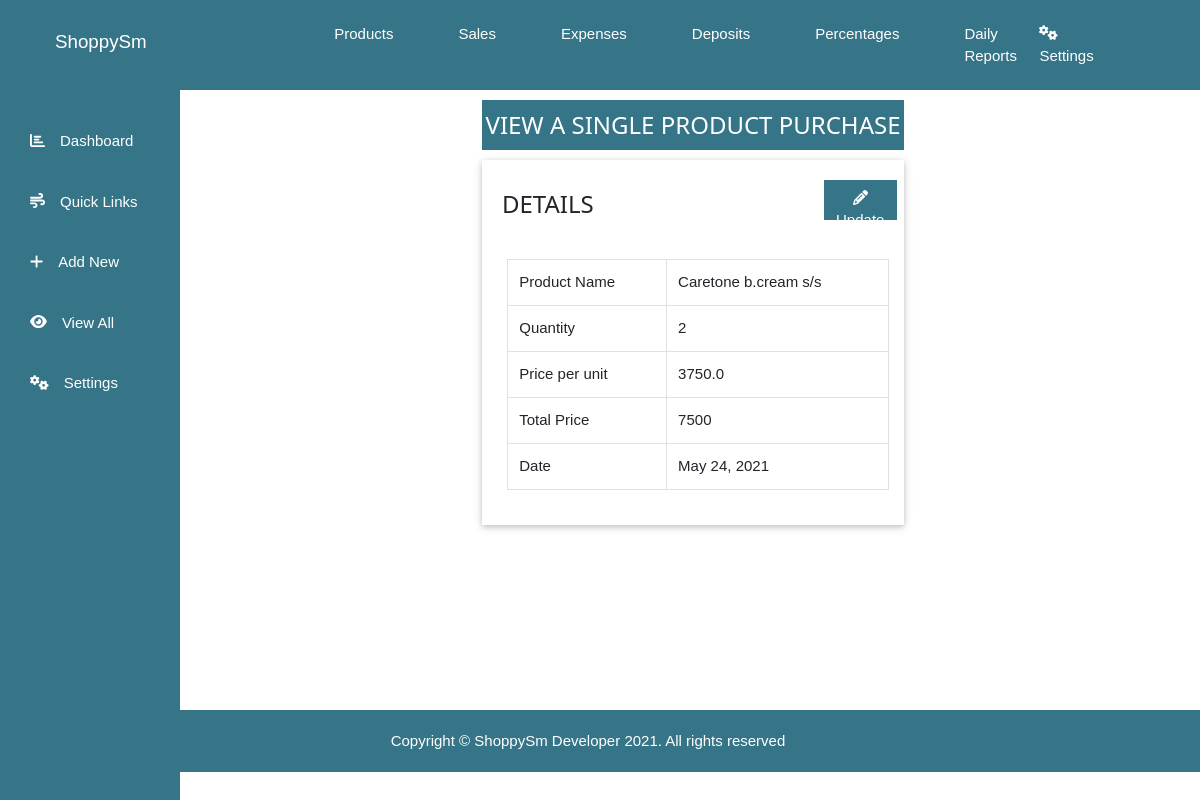
Page /view/purchases/27/ (signed in) on the committed database.
### istock_app/models.py (models this page shows, shortened)
class Purchase(models.Model):
    product = models.ForeignKey(products, related_name = 'product', null = True, blank = True, on_delete = models.CASCADE)
    product_name = models.CharField(max_length = 200)
    quantity = models.PositiveIntegerField(default = 0)
    quantity_before = models.PositiveIntegerField(default = 0)
    quantity_after = models.PositiveIntegerField(default = 0)
    total_price = models.PositiveIntegerField(default = 0)
    date = models.DateField()
    class Meta:
        verbose_name_plural = 'Purchases'
    def price_per_unit(self):
        return self.total_price/self.quantity

### istock_app/views.py (the view)
# urls.py: path('view/purchases/<int:id>/', views.view_purchase, name='view_purchase'),
@login_required
def view_purchase(request, id):
    get_data = get_object_or_404(Purchase, pk = id)
    context = {
        'purchase': get_data,
    }
    myTemplate =  'istock/viewSinglePurchase.html'
    return render(request,myTemplate,context)

### accounts/models.py (called while the page is built)
    def __str__(self):
        return self.username

### istock_app/templates/istock/viewSinglePurchase.html (shortened to what this page needs)
{% extends 'istock/base.html' %}
{% block content %}
<div class="outer-container">
  <div class="row">
    <div class="contents">
      <div class="col-md-6 offset-md-3">
        <div class="heading">
          <h3>VIEW A SINGLE PRODUCT PURCHASE </h3>
        </div>
        <div class=" w3-card">
          <div class="btn-head">
              <h3>DETAILS</h3>
              <a href="{% url 'update_purchase' purchase.id %}"><button type="button" class="btn" name="button"><i class="fa fa-pencil "></i>Update</button></a>
          </div>
          <table class="table table-hover table-bordered">
            <tbody>
              <tr>
                <td>Product Name</td>
                <td>{{purchase.product_name}}</td>
              </tr>
              <tr>
                <td>Quantity</td>
                <td>{{purchase.quantity}}</td>
              </tr>
              <tr>
                <td>Price per unit</td>
                <td>{{purchase.price_per_unit}}</td>
              </tr>
              <tr>
                <td>Total Price</td>
                <td>{{purchase.total_price}}</td>
              </tr>
              <tr>
                <td>Date</td>
                <td>{{purchase.date}}</td>
              </tr>
            </tbody>
          </table>
      </div>
    </div>
  </div>
</div>
{% endblock %}

### istock_app/static/css/w3.css (style rules this page uses)
html { box-sizing:border-box }
*,*:before,*:after { box-sizing:inherit }
html { -ms-text-size-adjust:100%;-webkit-text-size-adjust:100% }
body { margin:0 }
a { background-color:transparent }
button,input,select,textarea,optgroup { font:inherit;margin:0 }
button,input { overflow:visible }
button,select { text-transform:none }
button,[type=button],[type=reset],[type=submit] { -webkit-appearance:button }
html,body { font-family:Verdana,sans-serif;font-size:15px;line-height:1.5 }
html { overflow-x:hidden }
h3 { font-size:24px }
h1,h2,h3,h4,h5,h6 { font-family:"Segoe UI",Arial,sans-serif;font-weight:400;margin:10px 0 }
a { color:inherit }
.w3-card,.w3-card-2 { box-shadow:0 2px 5px 0 rgba(0,0,0,0.16),0 2px 10px 0 rgba(0,0,0,0.12) }

### istock_app/static/style.css (style rules this page uses)
body { --background : #367588; --hover : #adc6f0; --text : #fff; --linkNavTop: 40px; --decor: none; font-family: "Montserrat", sans-serif; }
body a { text-decoration: var(--decor); }
.w3-card { padding: 20px ; }
.btn-head { display: flex; }
.btn-head a { display: flex; margin-left: 230px; width: 500px; height: 40px; color: #fff !important; }
.btn-head a button { color: #fff ; border-radius: 0px; text-align: center; }
.w3-card button { border-radius: 40px; background: var(--background); }
.outer-container .contents { padding: 60px 40px; width: 80%; position:relative; left: 18vw; }
.outer-container .contents .heading { margin-top: 40px; margin-bottom: 10px; text-align: center; padding: 1px 0px; background: var(--background); height:50px; border: 0px solid #0e0e0e; color: var(--text); }
.outer-container .row .contents table { margin-top: 30px; margin-left: 5px; }

### rows in the picture
Purchase: product_name "Caretone b.cream s/s", quantity "2", price_per_unit "3750.0", total_price "7500", date "May 24, 2021"
